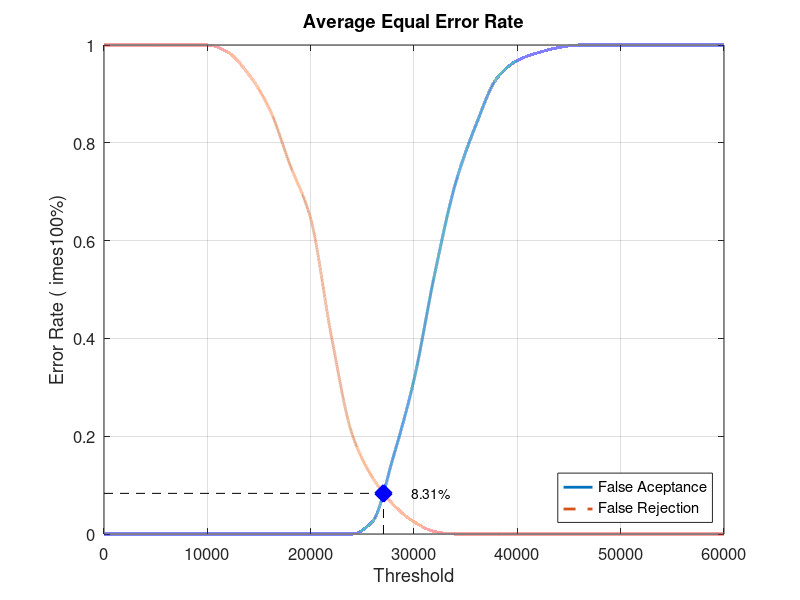
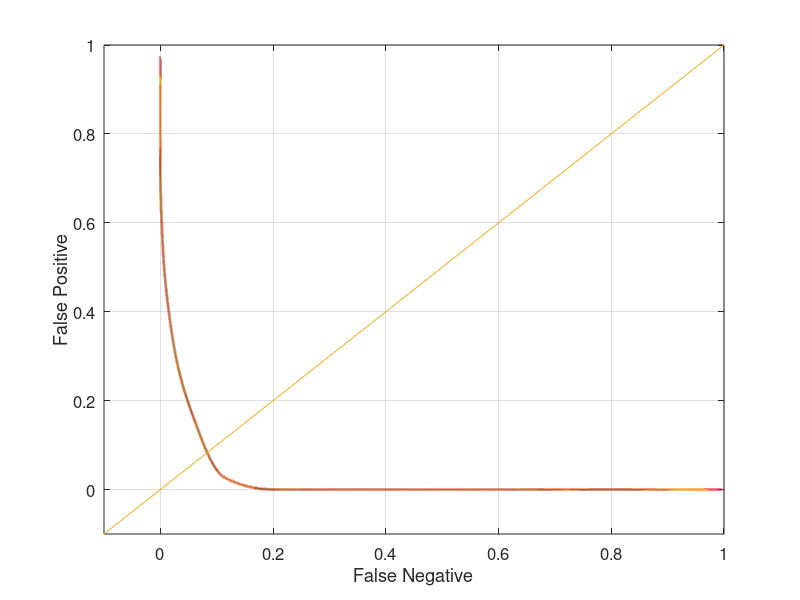

The MATLAB source for these figures, in order:
close all;
clear;
clc;
x = 0:2000:60000;
xq = 0:0.5:60000;

y0 = [0 0 0 0 0 0 0 0 0 0 0 0 0 0.0263158 0.157895 0.315789 0.531579 0.715789 0.836842 0.931579 0.968421 0.984211 0.994737 1 1 1 1 1 1 1 1]
yy0 = interp1(x, y0, xq, 'pchip');
y1 = [1 1 1 1 1 1 0.985 0.94 0.87 0.755 0.645 0.405 0.205 0.115 0.06 0.025 0.005 0 0 0 0 0 0 0 0 0 0 0 0 0 0]
yy1 = interp1(x, y1, xq, 'pchip');

% Calculating EER: 
y2 = abs(y0 - y1);
find(y2 == min(y2))
yy2 = abs(yy0 - yy1);
xEER = find(yy2 == min(yy2));
xEERIndex = xq(xEER) % X-axis EER
yEER = yy0(xEER) % Y-axis EER

main = figure
plot(xq, yy0,'-','LineWidth', 2);	hold on
plot(xq, yy1,'--','LineWidth', 2);	hold on
plot([xEERIndex xEERIndex], [0 yEER], 'k--');	hold on
plot([0 xEERIndex], [yEER yEER], 'k--');	hold on
plot(xEERIndex, yEER, 'bx', 'LineWidth', 10);	hold on
text(xEERIndex + 10 * xEERIndex / 100, yEER, [num2str(round((10000 * yEER)) / 100) '%'])
legend('False Aceptance', 'False Rejection', 'Location', 'SouthEast')
xlabel('Threshold')
ylabel('Error Rate (	imes100%)')
title('Average Equal Error Rate')
set(gca, 'FontSize', 12)
axis([0 60000 0 1])
grid on

print(main, 'Database5_2Main', '-dpng');
FNRxFPR = figure('Color', [1 1 1]);
plot(yy1, yy0, '-', yy1, yy0, 'LineWidth', 2);
hold on
y = -0.1:0.1:1
plot(y, y); 
set(gca, 'FontSize', 12)
xlabel('False Negative')
ylabel('False Positive')
axis([-0.1 1 -0.1 1])
set(gca, 'FontSize', 12)
grid on

print(FNRxFPR, 'Database5_2FNRxFPR','-dpng');
